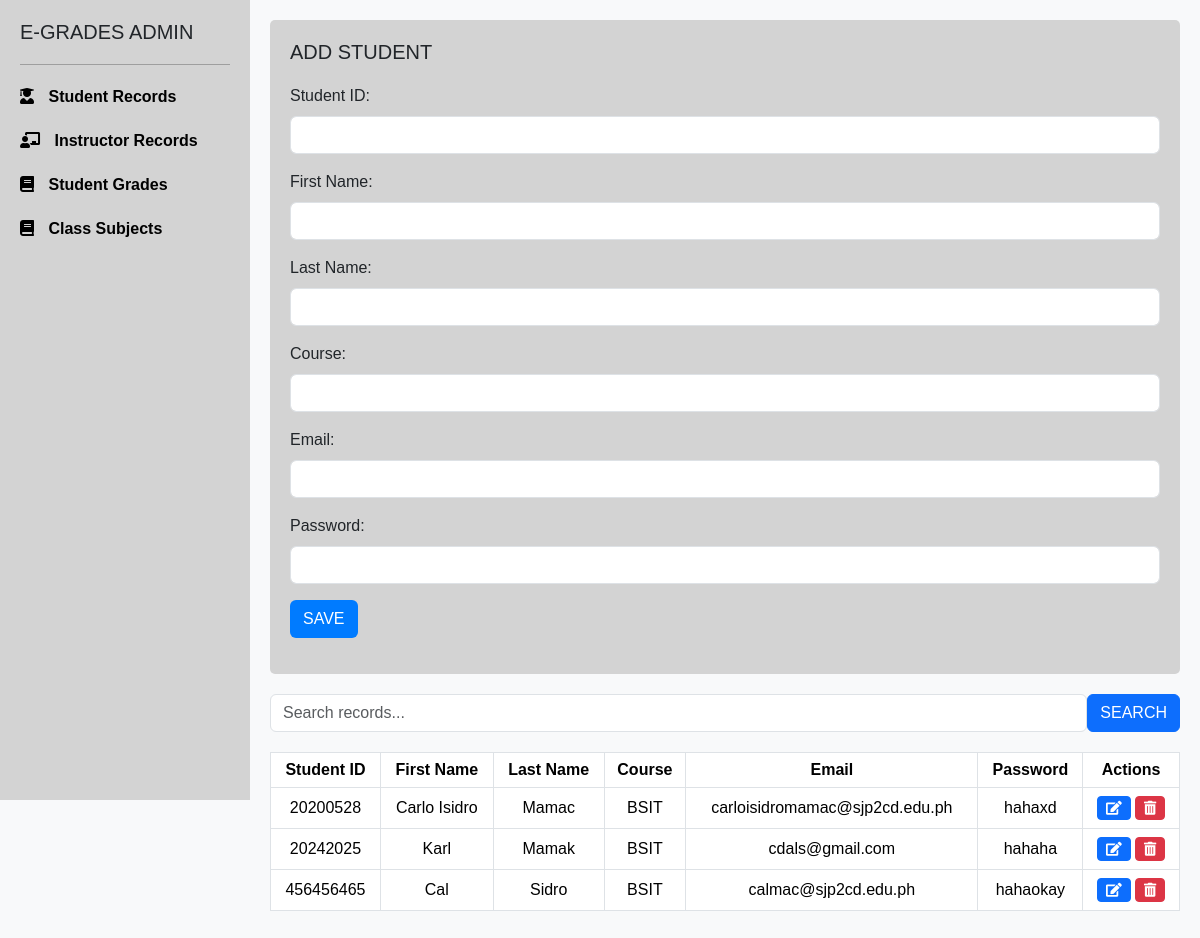
The app's page /admin/index.php with its own data.
### tables this page shows
CREATE TABLE `student` (
  `student_id` int(8) NOT NULL,
  `first_name` text DEFAULT NULL,
  `last_name` text DEFAULT NULL,
  `course` text DEFAULT NULL,
  `student_email` varchar(255) DEFAULT NULL,
  `password` varchar(255) DEFAULT NULL
);

### admin/index.php (the view, shortened to what this page needs)
<?php
include 'db_conn.php';
if (isset($_POST['search'])) {
    $search_term = $_POST['search_term'];
    $query = "SELECT * FROM student WHERE student_id LIKE '%$search_term%' OR first_name LIKE '%$search_term%' OR last_name LIKE '%$search_term%' OR course LIKE '%$search_term%' OR student_email LIKE '%$search_term%'";
} else {
    $query = "SELECT * FROM student";
}
$result = mysqli_query($conn, $query);
?>
<html>
<head>
    <link href="https://cdn.jsdelivr.net/npm/bootstrap@5.3.2/dist/css/bootstrap.min.css" rel="stylesheet">
    <link rel="stylesheet" href="https://cdnjs.cloudflare.com/ajax/libs/font-awesome/5.15.3/css/all.min.css">
</head>
<body>
    <div class="d-flex">
        <div class="sidebar">
            <h5>E-GRADES ADMIN</h5>
            <hr>
            <nav class="nav flex-column">
                <a class="nav-link" href="index.php"><i class="fas fa-user-graduate"></i> Student Records</a>
                <a class="nav-link" href="index2.php"><i class="fas fa-chalkboard-teacher"></i> Instructor Records</a>
                <a class="nav-link" href="index3.php"><i class="fas fa-book"></i> Student Grades</a>
                <a class="nav-link" href="class_subjects.php"><i class="fas fa-book"></i> Class Subjects</a>
            </nav>
        </div>
        <div class="content">
            <div class="form-container">
                <h5>ADD STUDENT</h5>
                <form method="POST" action="">
                    <div class="mb-3">
                        <label for="student_id" class="form-label">Student ID:</label>
                        <input type="text" class="form-control" id="student_id" name="student_id" required>
                    </div>
                    <div class="mb-3">
                        <label for="first_name" class="form-label">First Name:</label>
                        <input type="text" class="form-control" id="first_name" name="first_name" required>
                    </div>
                    <div class="mb-3">
                        <label for="last_name" class="form-label">Last Name:</label>
                        <input type="text" class="form-control" id="last_name" name="last_name" required>
                    </div>
                    <div class="mb-3">
                        <label for="course" class="form-label">Course:</label>
                        <input type="text" class="form-control" id="course" name="course" required>
                    </div>
                    <div class="mb-3">
                        <label for="email" class="form-label">Email:</label>
                        <input type="email" class="form-control" id="email" name="email" required>
                    </div>
                    <div class="mb-3">
                        <label for="password" class="form-label">Password:</label>
                        <input type="password" class="form-control" id="password" name="password" required>
                    </div>
                    <button type="submit" class="btn" name="add_student">SAVE</button>
                </form>
            </div>
            <div class="search-bar">
                <form action="" method="post" class="d-flex w-100">
                    <input type="text" class="form-control" placeholder="Search records..." name="search_term">
                    <button class="btn btn-primary" name="search">SEARCH</button>
                </form>
            </div>
            <div class="table-container">
                <table class="table table-bordered">
                    <thead>
                        <tr>
                            <th>Student ID</th>
                            <th>First Name</th>
                            <th>Last Name</th>
                            <th>Course</th>
                            <th>Email</th>
                            <th>Password</th>
                            <th>Actions</th>
                        </tr>
                    </thead>
                    <tbody>
                        <?php
                        if (mysqli_num_rows($result) > 0) {
                            while ($row = mysqli_fetch_assoc($result)) {
                                ?>
                                <tr>
                                    <td><?php echo $row['student_id']; ?></td>
                                    <td><?php echo $row['first_name']; ?></td>
                                    <td><?php echo $row['last_name']; ?></td>
                                    <td><?php echo $row['course']; ?></td>
                                    <td><?php echo $row['student_email']; ?></td>
                                    <td><?php echo $row['password']; ?></td>
                                    <td>
                                        <a href="edit_student.php?student_id=<?php echo $row['student_id']; ?>" class="btn btn-sm btn-primary"><i class="fas fa-edit"></i></a>
                                        <a href="delete_student.php?student_id=<?php echo $row['student_id']; ?>" class="btn btn-sm btn-danger" onclick ="return confirm('Are you sure you want to delete this student?')"><i class="fas fa-trash-alt"></i></a>
                                    </td>
                                </tr>
                                <?php
                            }
                        } else {
                            ?>
                            <tr>
                                <td colspan="7" style="text-align: center; vertical-align: middle; height: 100px; font-size: 24px; font-weight: bold;">No Records Found</td>
                            </tr>
                            <?php
                        }
                        ?>
                    </tbody>
                </table>
            </div>
        </div>
    </div>
</body>
</html>

### admin/index.php (style rules this page uses)
body { font-family: Arial, sans-serif; background-color: #f8f9fa; }
.sidebar { background-color: #d3d3d3; height: 100vh; padding: 20px; width: 250px; }
.sidebar h5 { margin-bottom: 20px; }
.sidebar hr { border-top: 1px solid #000; margin: 10px 0; }
.sidebar .nav-link { color: black; font-weight: bold; padding: 10px 0; text-decoration: none; display: block; }
.sidebar i { margin-right: 10px; }
.content { padding: 20px; flex-grow: 1; }
.form-container { background-color: #d3d3d3; padding: 20px; border-radius: 5px; margin-bottom: 20px; }
.form-container h5 { margin-bottom: 20px; }
.form-container .btn { background-color: #007bff; color: white; }
.table-container { margin-top: 20px; }
.table th, .table td { text-align: center; vertical-align: middle; }

### records on screen
student: student_id "20200528", first_name "Carlo Isidro", last_name "Mamac", course "BSIT", student_email "carloisidromamac@sjp2cd.edu.ph", password "hahaxd"
student: student_id "20242025", first_name "Karl", last_name "Mamak", course "BSIT", student_email "cdals@gmail.com", password "hahaha"
student: student_id "456456465", first_name "Cal", last_name "Sidro", course "BSIT", student_email "calmac@sjp2cd.edu.ph", password "hahaokay"
